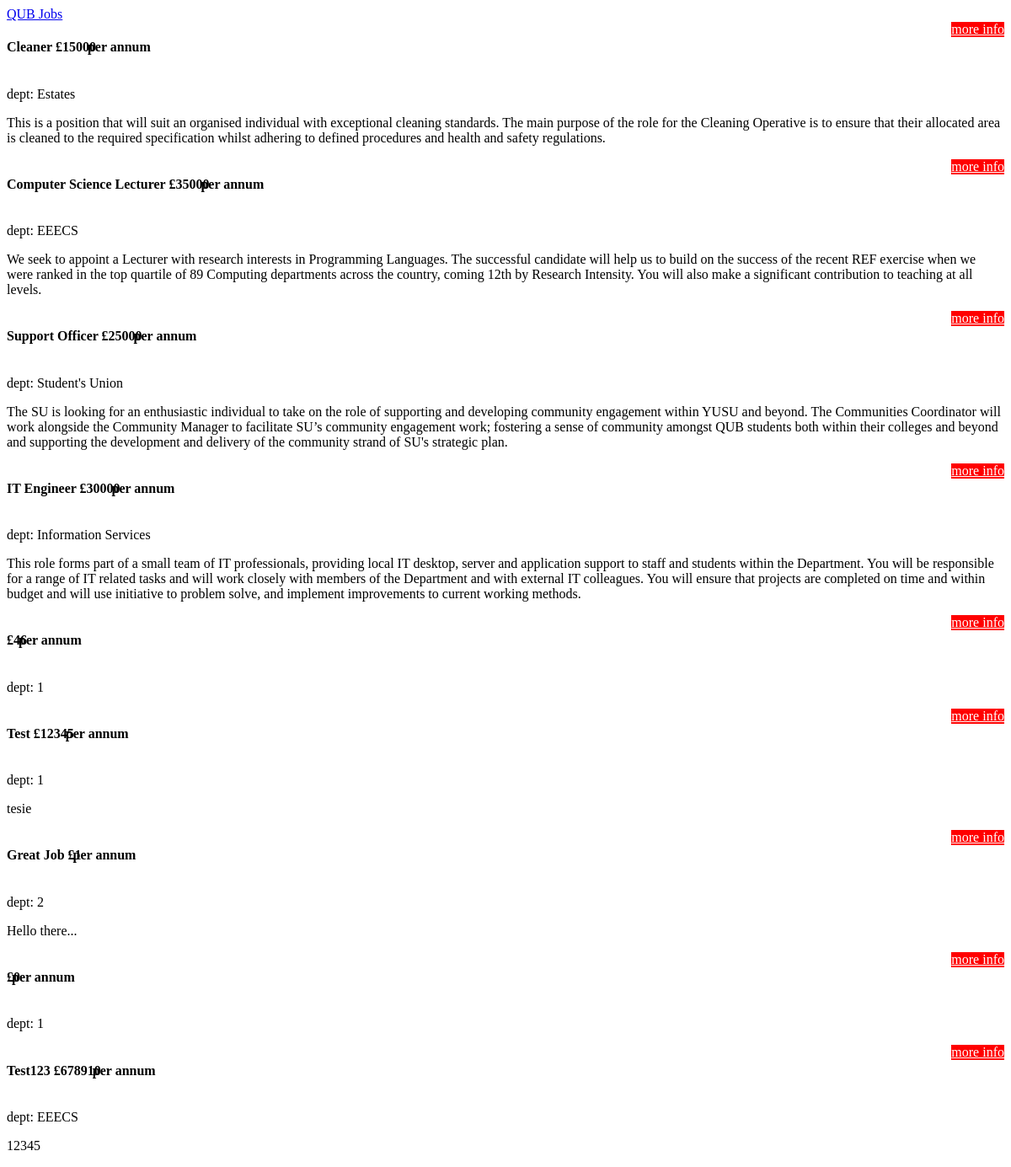
The page /httpdocs/Jobsv2/index.php on the database its author committed.
### tables this page shows
CREATE TABLE `jobs` (
  `id` int(11) NOT NULL,
  `title` varchar(100) NOT NULL,
  `department` varchar(100) NOT NULL,
  `description` text NOT NULL,
  `salary` int(11) NOT NULL
);

### httpdocs/Jobsv2/index.php (the view, shortened to what this page needs)
<?php
include 'conn.php';
$query = "select * from jobs";
$result = mysqli_query($conn, $query) or die(mysqli_error($conn));
?>
<!DOCTYPE html>
<html>
    <head>
        <link rel="stylesheet" href="https://gitcdn.link/repo/Chalarangelo/mini.css/master/dist/mini-default.min.css">
        <link rel="stylesheet" href="styles/custom.css">
    </head>
    <body>
        <header class="sticky" class = "myheader">
            <a href="index.php" class="logo">QUB Jobs</a>
        </header>
        <div class="container">
            <div class="row">
                <div class="col-sm-12">
                    <article>
                        <?php
                        if (mysqli_num_rows($result) > 0) {
                            while ($row = mysqli_fetch_assoc($result)) {
                                $title = $row['title'];
                                $department = $row["department"];
                                $description = $row["description"];
                                $salary = $row['salary'];
                                $rowid = $row['id'];
                                echo "<div class='card fluid'>";
                                echo "<div class='section darker'>";
                                echo "<div class='titlesalary'>";
                                echo "<h4 style='display: inline-block;'><strong> $title &pound;$salary</strong></h4><p style='display: inline-block; position: relative; right: 10px;'><strong> per annum </strong></p>";
                                echo "<a style = 'float: right; background: red !important; color: white !important; border-color: white !important;' class='button info' href=displayjob.php?jobid=$rowid>more info</a>";
                                echo "</div>";
                                echo "<p> dept: $department </p>";
                                echo "<p> $description </p>";
                                echo "</div>";
                                echo "</div>";
                            }
                        }
                        ?>
                    </article>
                </div>
            </div>
        </div>
    </body>
</html>

### httpdocs/Jobsv2/styles/custom.css (style rules this page uses)
.info { background: red !important; color: white !important; border-color: white !important; }

### rows shown on the page
jobs: title "Cleaner", salary "15000", department "Estates", description "This is a position that will suit an organised individual with exceptional cleaning standards. The main purpose of the role for the Cleaning Operative is to ensure that their allocated area is cleaned to the required specification whilst adhering to defined procedures and health and safety regulations."
jobs: title "Computer Science Lecturer", salary "35000", department "EEECS", description "We seek to appoint a Lecturer with research interests in Programming Languages. The successful candidate will help us to build on the success of the recent REF exercise when we were ranked in the top quartile of 89 Computing departments across the country, coming 12th by Research Intensity. You will also make a significant contribution to teaching at all levels."
jobs: title "Support Officer", salary "25000", department "Student's Union", description "The SU is looking for an enthusiastic individual to take on the role of supporting and developing community engagement within YUSU and beyond. The Communities Coordinator will work alongside the Community Manager to facilitate SU’s community engagement work; fostering a sense of community amongst QUB students both within their colleges and beyond and supporting the development and delivery of the community strand of SU's strategic plan."
jobs: title "IT Engineer", salary "30000", department "Information Services", description "This role forms part of a small team of IT professionals, providing local IT desktop, server and application support to staff and students within the Department. You will be responsible for a range of IT related tasks and will work closely with members of the Department and with external IT colleagues. You will ensure that projects are completed on time and within budget and will use initiative to problem solve, and implement improvements to current working methods."
jobs: salary "46", department "1"
jobs: title "Test", salary "12345", department "1", description "tesie"
jobs: title "Great Job", salary "1", department "2", description "Hello there..."
jobs: salary "0", department "1"
jobs: title "Test123", salary "678910", department "EEECS", description "12345"
